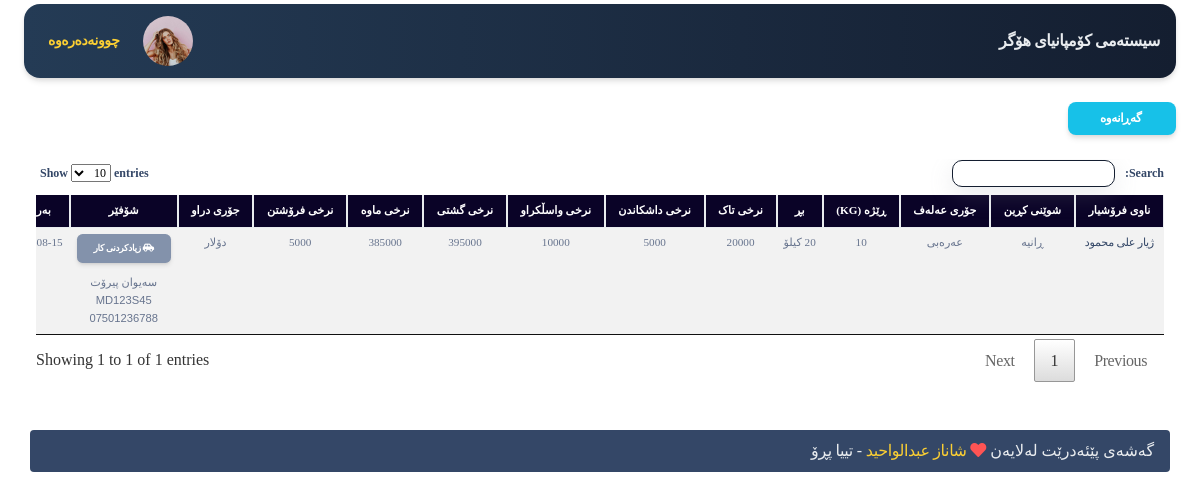
The app's page /app/return_buy_3alaf.php (signed in), older data.
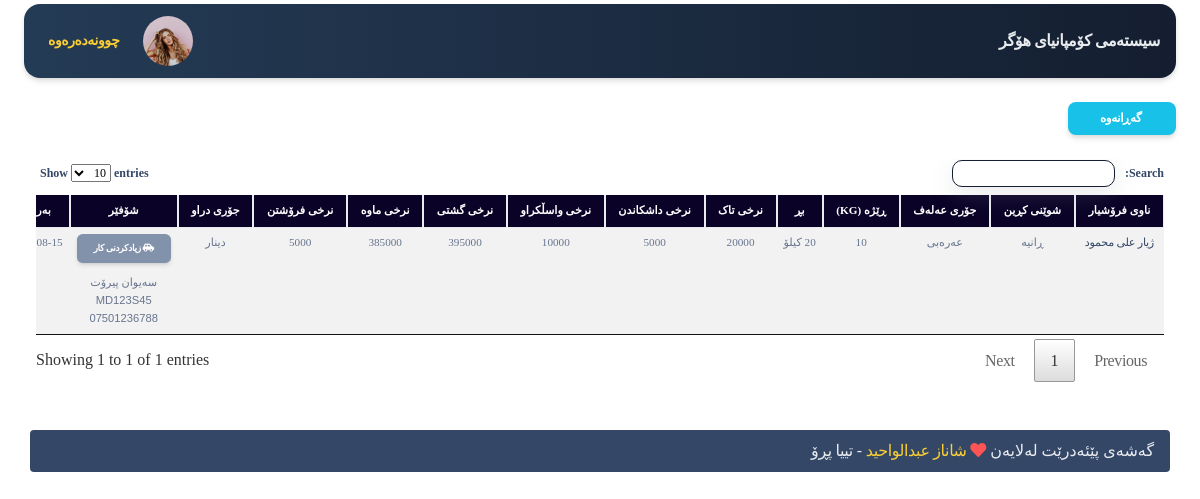
The same page, newer data.
### tables this page shows
CREATE TABLE `buy` (
  `id` int(11) NOT NULL,
  `dealer_id` int(11) NOT NULL,
  `cost_t` varchar(255) NOT NULL,
  `cost_co` varchar(255) NOT NULL,
  `num` varchar(255) NOT NULL,
  `type` varchar(255) NOT NULL,
  `cost_wasl` varchar(255) NOT NULL,
  `date` date NOT NULL,
  `cost_fr` varchar(255) NOT NULL,
  `discount` varchar(255) NOT NULL,
  `unit` varchar(255) NOT NULL,
  `name_product` varchar(255) NOT NULL,
  `place` varchar(255) NOT NULL,
  `percentage` varchar(255) NOT NULL,
  `driver_id` int(11) NOT NULL,
  `buy_type` enum('3alaf','helka','panel','qa3a','asn') NOT NULL DEFAULT 'helka',
  `status` int(2) NOT NULL COMMENT '1 bo kren -1 bo garanawa',
  `note` text NOT NULL
);

CREATE TABLE `dealers` (
  `id` int(11) NOT NULL,
  `name` varchar(100) NOT NULL,
  `phone` varchar(11) NOT NULL,
  `address` varchar(200) NOT NULL,
  `work_place` varchar(100) NOT NULL,
  `note` text NOT NULL,
  `currency_type` varchar(255) NOT NULL DEFAULT 'dollar'
);

CREATE TABLE `drivers` (
  `id` int(11) NOT NULL,
  `name` varchar(200) NOT NULL,
  `car_type` varchar(50) NOT NULL,
  `car_model` varchar(100) NOT NULL,
  `car_number` varchar(255) NOT NULL,
  `phone` varchar(11) NOT NULL,
  `work_type` varchar(50) NOT NULL,
  `money_owner` varchar(50) NOT NULL,
  `currency_type` varchar(255) NOT NULL
);

### server/helper.php (called while the page is built, shortened)
<?php
include_once("conn.php");
?>
<?php
function getdata($sql) {
	global $conn;
	$get =  mysqli_query($conn,$sql);
	$result = mysqli_fetch_assoc($get);
	return $result;
}
function show($sql) {
	global $conn;
	$get =  mysqli_query($conn,$sql);
	$result=[];
	while ($row=mysqli_fetch_assoc($get)) {
		$result[]=$row;
	}
	return $result;
}

### app/return_buy_3alaf.php (the view, shortened to what this page needs)
<?php require_once('header.php'); ?>
<div class="container-fluid mt-4">
<a href="return_buy.php" class="btn btn-sm btn-info shadow" >
 گەڕانەوە
  </a>
</div>
<div class="container-fluid mt-2">
    <div class="row m-auto">
        <div class="col-md-12">
            <div class="table-responsive">
                <table id="example" class="table  table-striped table-bordered  text-center" dir="rtl" style="zoom:70%">
                    <thead style="background-color: #0a0327;color: white">
                        <tr>
                            <th> ناوی فرۆشیار</th>
                            <th> شوێنی کڕین</th>
                            <th> جۆری عەلەف</th>
                            <th>ڕێژە (KG)</th>
                            <th>بڕ</th>
                            <th> نرخی تاک </th>
                            <th> نرخی داشکاندن </th>
                            <th> نرخی واسڵکراو </th>
                            <th> نرخی گشتی </th>
                            <th> نرخی ماوە </th>
                            <th> نرخی فرۆشتن </th>
                            <th>جۆری دراو</th>
                            <th>شۆفێر</th>
                            <th> بەروار </th>
                        </tr>
                    </thead>
                    <tbody>
                        <?php
$buy_3alaf = show(" SELECT * FROM buy WHERE buy_type='3alaf' AND `status`='-1' ");
foreach ($buy_3alaf as $halaf) {
  $dealer_id = $halaf['dealer_id'];
  $driver_id = $halaf['driver_id'];
  $num = $halaf['num'];
  $cost_t = $halaf['cost_t'];
  $cost_co = $halaf['cost_co'];
  $cost_wasl = $halaf['cost_wasl'];
  $type = $halaf['type'];
  $cost_mawa = $cost_co-$cost_wasl;
  $place = $halaf['place'];
  $cost_froshtn = $halaf['cost_fr'];
  $discount = $halaf['discount'];
  $date = $halaf['date'];
  $unit = $halaf['unit'];
  $per=$halaf['percentage'];
  $getdealer = getdata(" SELECT * FROM dealers WHERE id='$dealer_id' ");
  $dealer_name = $getdealer['name'];
  $currency_type = $getdealer['currency_type'];
  if ($currency_type=='dinar') {
    $currency_type='دینار';
  }
  if ($currency_type=='dollar') {
    $currency_type='دۆلار';
  }
  $getdriver = getdata(" SELECT * FROM drivers WHERE id='$driver_id' ");
  $driver_name = $getdriver['name'];
  $driver_phone = $getdriver['phone'];
  $driver_car_number = $getdriver['car_number'];
?>
                        <tr>
                            <td><a href="dealer_detail.php?id=<?=$dealer_id;?>"><?=$dealer_name;?></a></td>
                            <td><?=$place;?></td>
                            <td><?=$type;?></td>
                            <td><?=$per;?></td>
                            <td><?=$num;?>  <?=$unit;?></td>
                            <td><?=$cost_t;?></td>
                            <td><?=$discount;?></td>
                            <td><?=$cost_wasl;?></td>
                            <td><?=$cost_co;?></td>
                            <td><?=$cost_mawa;?></td>
                            <td><?=$cost_froshtn;?></td>
                            <td><?=$currency_type;?></td>
                            <td class="driver-info">
                            <a data-toggle="modal" data-target="#driver<?=$driver_id?>" style="font-size:13px" class="btn btn-secondary "><i
                           class="fas fa-car-side "></i> زیادکردنی کار</a>  <br>
                                 <span><?=$driver_name?></span> <br> <?=$driver_car_number?> <br> <?=$driver_phone?>
                            </td>
                            <td><?=$date;?></td>
                        </tr>
                        <?php
}
?>
                    </tbody>
                </table>
            </div>
        </div>
    </div>
    <?php require_once('footer.php'); ?>

Row changes from the older to the newer data that the page shows:
changed buy "ڕانیە": dealer.currency_type "دۆلار" → "دینار"
